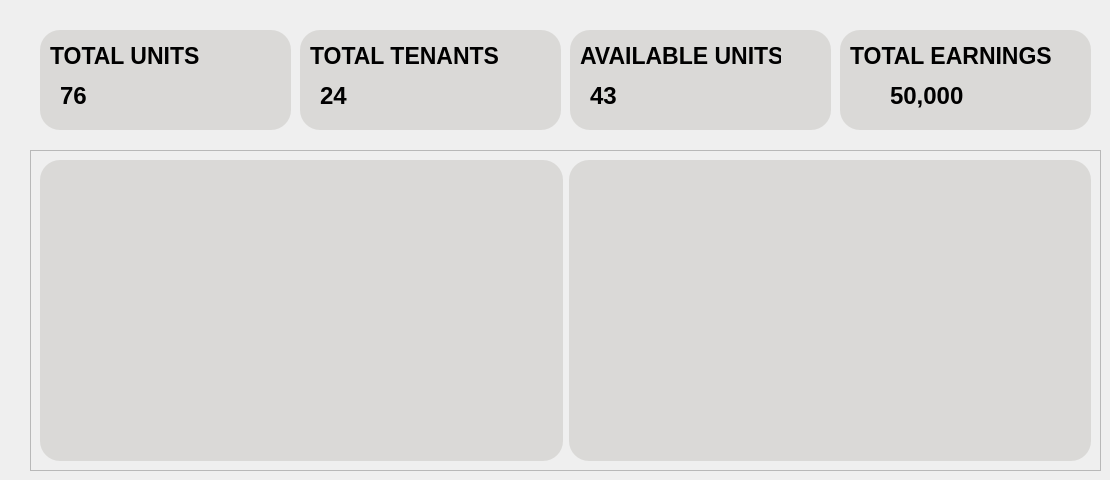
      <widget class="QWidget" name="DashBoardPage">
       <widget class="QFrame" name="frame">
        <property name="geometry">
         <rect>
          <x>40</x>
          <y>30</y>
          <width>251</width>
          <height>100</height>
         </rect>
        </property>
        <property name="styleSheet">
         <string notr="true">background-color: #DAD9D7;
	border-radius: 20px;</string>
        </property>
        <property name="frameShape">
         <enum>QFrame::StyledPanel</enum>
        </property>
        <property name="frameShadow">
         <enum>QFrame::Raised</enum>
        </property>
        <widget class="QLabel" name="label_2">
         <property name="geometry">
          <rect>
           <x>10</x>
           <y>10</y>
           <width>151</width>
           <height>31</height>
          </rect>
         </property>
         <property name="font">
          <font>
           <pointsize>17</pointsize>
           <bold>true</bold>
          </font>
         </property>
         <property name="styleSheet">
          <string notr="true"/>
         </property>
         <property name="text">
          <string>TOTAL UNITS</string>
         </property>
        </widget>
        <widget class="QLabel" name="TotalUnits">
         <property name="geometry">
          <rect>
           <x>20</x>
           <y>50</y>
           <width>71</width>
           <height>31</height>
          </rect>
         </property>
         <property name="font">
          <font>
           <pointsize>18</pointsize>
           <bold>true</bold>
          </font>
         </property>
         <property name="styleSheet">
          <string notr="true"/>
         </property>
         <property name="text">
          <string>76</string>
         </property>
        </widget>
       </widget>
       <widget class="QFrame" name="frame_2">
        <property name="geometry">
         <rect>
          <x>300</x>
          <y>30</y>
          <width>261</width>
          <height>100</height>
         </rect>
        </property>
        <property name="styleSheet">
         <string notr="true">background-color:#DAD9D7;
	border-radius: 20px;</string>
        </property>
        <property name="frameShape">
         <enum>QFrame::StyledPanel</enum>
        </property>
        <property name="frameShadow">
         <enum>QFrame::Raised</enum>
        </property>
        <widget class="QLabel" name="label_3">
         <property name="geometry">
          <rect>
           <x>10</x>
           <y>10</y>
           <width>191</width>
           <height>31</height>
          </rect>
         </property>
         <property name="font">
          <font>
           <pointsize>17</pointsize>
           <bold>true</bold>
          </font>
         </property>
         <property name="text">
          <string>TOTAL TENANTS</string>
         </property>
        </widget>
        <widget class="QLabel" name="TotalTenants">
         <property name="geometry">
          <rect>
           <x>20</x>
           <y>50</y>
           <width>71</width>
           <height>31</height>
          </rect>
         </property>
         <property name="font">
          <font>
           <pointsize>18</pointsize>
           <bold>true</bold>
          </font>
         </property>
         <property name="text">
          <string>24</string>
         </property>
        </widget>
       </widget>
       <widget class="QFrame" name="frame_3">
        <property name="geometry">
         <rect>
          <x>570</x>
          <y>30</y>
          <width>261</width>
          <height>100</height>
         </rect>
        </property>
        <property name="styleSheet">
         <string notr="true">background-color:#DAD9D7;
	border-radius: 20px;</string>
        </property>
        <property name="frameShape">
         <enum>QFrame::StyledPanel</enum>
        </property>
        <property name="frameShadow">
         <enum>QFrame::Raised</enum>
        </property>
        <widget class="QLabel" name="label_4">
         <property name="geometry">
          <rect>
           <x>10</x>
           <y>10</y>
           <width>201</width>
           <height>31</height>
          </rect>
         </property>
         <property name="font">
          <font>
           <pointsize>17</pointsize>
           <bold>true</bold>
          </font>
         </property>
         <property name="text">
          <string>AVAILABLE UNITS</string>
         </property>
        </widget>
        <widget class="QLabel" name="AvailableUnits">
         <property name="geometry">
          <rect>
           <x>20</x>
           <y>50</y>
           <width>81</width>
           <height>31</height>
          </rect>
         </property>
         <property name="font">
          <font>
           <pointsize>18</pointsize>
           <bold>true</bold>
          </font>
         </property>
         <property name="text">
          <string>43</string>
         </property>
        </widget>
       </widget>
       <widget class="QFrame" name="frame_4">
        <property name="geometry">
         <rect>
          <x>840</x>
          <y>30</y>
          <width>251</width>
          <height>100</height>
         </rect>
        </property>
        <property name="styleSheet">
         <string notr="true">background-color:#DAD9D7;
	border-radius: 20px;</string>
        </property>
        <property name="frameShape">
         <enum>QFrame::StyledPanel</enum>
        </property>
        <property name="frameShadow">
         <enum>QFrame::Raised</enum>
        </property>
        <widget class="QLabel" name="label_5">
         <property name="geometry">
          <rect>
           <x>10</x>
           <y>10</y>
           <width>201</width>
           <height>31</height>
          </rect>
         </property>
         <property name="font">
          <font>
           <pointsize>17</pointsize>
           <bold>true</bold>
          </font>
         </property>
         <property name="text">
          <string>TOTAL EARNINGS</string>
         </property>
        </widget>
        <widget class="QLabel" name="TotalEarnings">
         <property name="geometry">
          <rect>
           <x>50</x>
           <y>50</y>
           <width>81</width>
           <height>31</height>
          </rect>
         </property>
         <property name="font">
          <font>
           <pointsize>18</pointsize>
           <bold>true</bold>
          </font>
         </property>
         <property name="text">
          <string>50,000</string>
         </property>
        </widget>
        <widget class="QPushButton" name="pushButton">
         <property name="geometry">
          <rect>
           <x>20</x>
           <y>57</y>
           <width>31</width>
           <height>20</height>
          </rect>
         </property>
         <property name="text">
          <string/>
         </property>
         <property name="icon">
          <iconset resource="../CCC151FINALPROJECTLEGIT/resources.qrc">
           <normaloff>:/icons/icons/philippines-peso-currency-symbol.png</normaloff>:/icons/icons/philippines-peso-currency-symbol.png</iconset>
         </property>
         <property name="iconSize">
          <size>
           <width>20</width>
           <height>20</height>
          </size>
         </property>
        </widget>
       </widget>
       <widget class="QFrame" name="frame_5">
        <property name="geometry">
         <rect>
          <x>30</x>
          <y>150</y>
          <width>1071</width>
          <height>321</height>
         </rect>
        </property>
        <property name="frameShape">
         <enum>QFrame::StyledPanel</enum>
        </property>
        <property name="frameShadow">
         <enum>QFrame::Raised</enum>
        </property>
        <layout class="QHBoxLayout" name="horizontalLayout">
         <item>
          <widget class="QWidget" name="LineGraph" native="true">
           <property name="styleSheet">
            <string notr="true">background-color:#DAD9D7;
	border-radius: 20px;</string>
           </property>
          </widget>
         </item>
         <item>
          <widget class="QWidget" name="GIF" native="true">
           <property name="styleSheet">
            <string notr="true">background-color:#DAD9D7;
	border-radius: 20px;</string>
           </property>
          </widget>
         </item>
        </layout>
       </widget>
      </widget>
